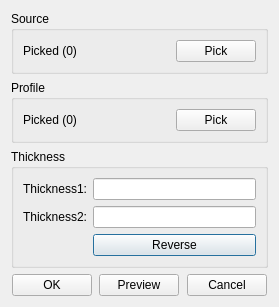
<?xml version="1.0" encoding="UTF-8"?>
<ui version="4.0">
 <class>FeatureStiffenerDialog</class>
 <widget class="QDialog" name="FeatureStiffenerDialog">
  <property name="geometry">
   <rect>
    <x>0</x>
    <y>0</y>
    <width>279</width>
    <height>302</height>
   </rect>
  </property>
  <property name="windowTitle">
   <string>Stiffener Feature</string>
  </property>
  <layout class="QGridLayout" name="gridLayout_4">
   <item row="0" column="0">
    <widget class="QStackedWidget" name="stackedWidget">
     <widget class="QWidget" name="page">
      <layout class="QGridLayout" name="gridLayout">
       <property name="leftMargin">
        <number>0</number>
       </property>
       <property name="topMargin">
        <number>0</number>
       </property>
       <property name="rightMargin">
        <number>0</number>
       </property>
       <property name="bottomMargin">
        <number>0</number>
       </property>
       <item row="2" column="0">
        <widget class="QGroupBox" name="groupBox_2">
         <property name="title">
          <string>Thickness</string>
         </property>
         <layout class="QGridLayout" name="gridLayout_2">
          <item row="1" column="0">
           <widget class="QLabel" name="label_2">
            <property name="text">
             <string>Thickness2:</string>
            </property>
           </widget>
          </item>
          <item row="0" column="0">
           <widget class="QLabel" name="label">
            <property name="text">
             <string>Thickness1:</string>
            </property>
           </widget>
          </item>
          <item row="0" column="1">
           <widget class="Comp::FITKSciNotationLineEdit" name="le_thickness1"/>
          </item>
          <item row="1" column="1">
           <widget class="Comp::FITKSciNotationLineEdit" name="le_thickness2"/>
          </item>
          <item row="2" column="1">
           <widget class="QPushButton" name="pb_reverse">
            <property name="text">
             <string>Reverse</string>
            </property>
           </widget>
          </item>
         </layout>
        </widget>
       </item>
       <item row="0" column="0">
        <widget class="QGroupBox" name="groupBox">
         <property name="sizePolicy">
          <sizepolicy hsizetype="Preferred" vsizetype="Fixed">
           <horstretch>0</horstretch>
           <verstretch>0</verstretch>
          </sizepolicy>
         </property>
         <property name="title">
          <string>Source</string>
         </property>
         <layout class="QGridLayout" name="gridLayout_5">
          <item row="0" column="1">
           <widget class="QLabel" name="lb_source">
            <property name="text">
             <string>Picked (0)</string>
            </property>
           </widget>
          </item>
          <item row="0" column="2">
           <widget class="QPushButton" name="pb_picksource">
            <property name="sizePolicy">
             <sizepolicy hsizetype="Fixed" vsizetype="Fixed">
              <horstretch>0</horstretch>
              <verstretch>0</verstretch>
             </sizepolicy>
            </property>
            <property name="text">
             <string>Pick</string>
            </property>
           </widget>
          </item>
         </layout>
        </widget>
       </item>
       <item row="3" column="0">
        <spacer name="verticalSpacer">
         <property name="orientation">
          <enum>Qt::Vertical</enum>
         </property>
         <property name="sizeHint" stdset="0">
          <size>
           <width>222</width>
           <height>37</height>
          </size>
         </property>
        </spacer>
       </item>
       <item row="1" column="0">
        <widget class="QGroupBox" name="groupBox_3">
         <property name="sizePolicy">
          <sizepolicy hsizetype="Preferred" vsizetype="Fixed">
           <horstretch>0</horstretch>
           <verstretch>0</verstretch>
          </sizepolicy>
         </property>
         <property name="title">
          <string>Profile</string>
         </property>
         <layout class="QGridLayout" name="gridLayout_6">
          <item row="0" column="1">
           <widget class="QLabel" name="lb_profile">
            <property name="text">
             <string>Picked (0)</string>
            </property>
           </widget>
          </item>
          <item row="0" column="2">
           <widget class="QPushButton" name="pb_pickprofile">
            <property name="sizePolicy">
             <sizepolicy hsizetype="Fixed" vsizetype="Fixed">
              <horstretch>0</horstretch>
              <verstretch>0</verstretch>
             </sizepolicy>
            </property>
            <property name="text">
             <string>Pick</string>
            </property>
           </widget>
          </item>
         </layout>
        </widget>
       </item>
      </layout>
     </widget>
    </widget>
   </item>
   <item row="1" column="0">
    <widget class="QWidget" name="widget" native="true">
     <property name="sizePolicy">
      <sizepolicy hsizetype="Preferred" vsizetype="Fixed">
       <horstretch>0</horstretch>
       <verstretch>0</verstretch>
      </sizepolicy>
     </property>
     <layout class="QGridLayout" name="gridLayout_3">
      <property name="leftMargin">
       <number>0</number>
      </property>
      <property name="topMargin">
       <number>0</number>
      </property>
      <property name="rightMargin">
       <number>0</number>
      </property>
      <property name="bottomMargin">
       <number>0</number>
      </property>
      <item row="0" column="4">
       <spacer name="horizontalSpacer_3">
        <property name="orientation">
         <enum>Qt::Horizontal</enum>
        </property>
        <property name="sizeHint" stdset="0">
         <size>
          <width>40</width>
          <height>20</height>
         </size>
        </property>
       </spacer>
      </item>
      <item row="0" column="1">
       <widget class="QPushButton" name="pb_ok">
        <property name="text">
         <string>OK</string>
        </property>
       </widget>
      </item>
      <item row="0" column="3">
       <widget class="QPushButton" name="pb_preview">
        <property name="text">
         <string>Preview</string>
        </property>
       </widget>
      </item>
      <item row="0" column="5">
       <widget class="QPushButton" name="pb_cancel">
        <property name="text">
         <string>Cancel</string>
        </property>
       </widget>
      </item>
      <item row="0" column="2">
       <spacer name="horizontalSpacer_2">
        <property name="orientation">
         <enum>Qt::Horizontal</enum>
        </property>
        <property name="sizeHint" stdset="0">
         <size>
          <width>40</width>
          <height>20</height>
         </size>
        </property>
       </spacer>
      </item>
      <item row="0" column="0">
       <spacer name="horizontalSpacer">
        <property name="orientation">
         <enum>Qt::Horizontal</enum>
        </property>
        <property name="sizeHint" stdset="0">
         <size>
          <width>40</width>
          <height>20</height>
         </size>
        </property>
       </spacer>
      </item>
      <item row="0" column="6">
       <spacer name="horizontalSpacer_4">
        <property name="orientation">
         <enum>Qt::Horizontal</enum>
        </property>
        <property name="sizeHint" stdset="0">
         <size>
          <width>40</width>
          <height>20</height>
         </size>
        </property>
       </spacer>
      </item>
     </layout>
    </widget>
   </item>
  </layout>
 </widget>
 <customwidgets>
  <customwidget>
   <class>Comp::FITKSciNotationLineEdit</class>
   <extends>QLineEdit</extends>
   <header location="global">FITK_Component/FITKWidget/FITKSciNotationLineEdit.h</header>
  </customwidget>
 </customwidgets>
 <resources/>
 <connections/>
</ui>
